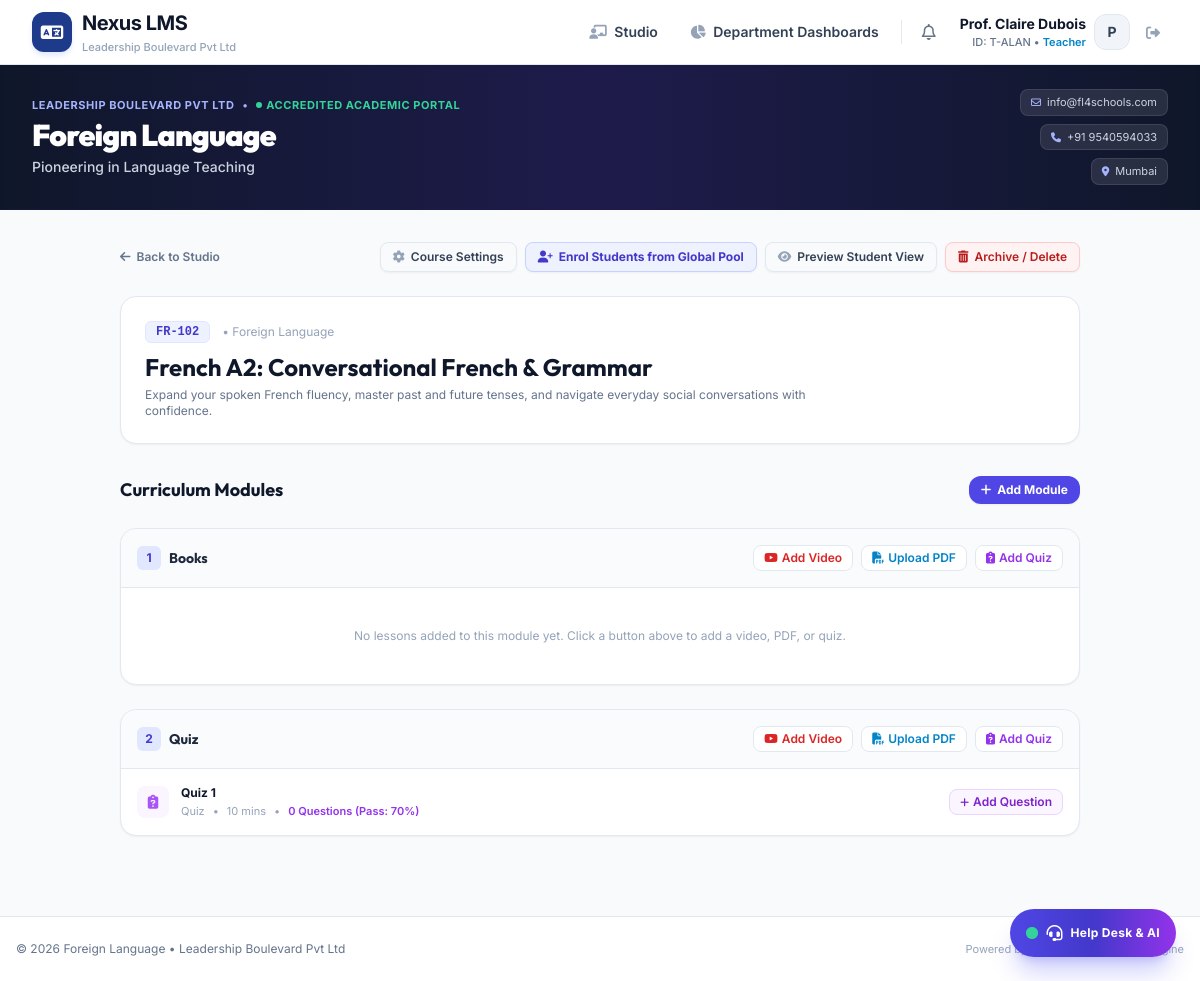
The page /teacher/course/2 (signed in) on the database as committed earlier.
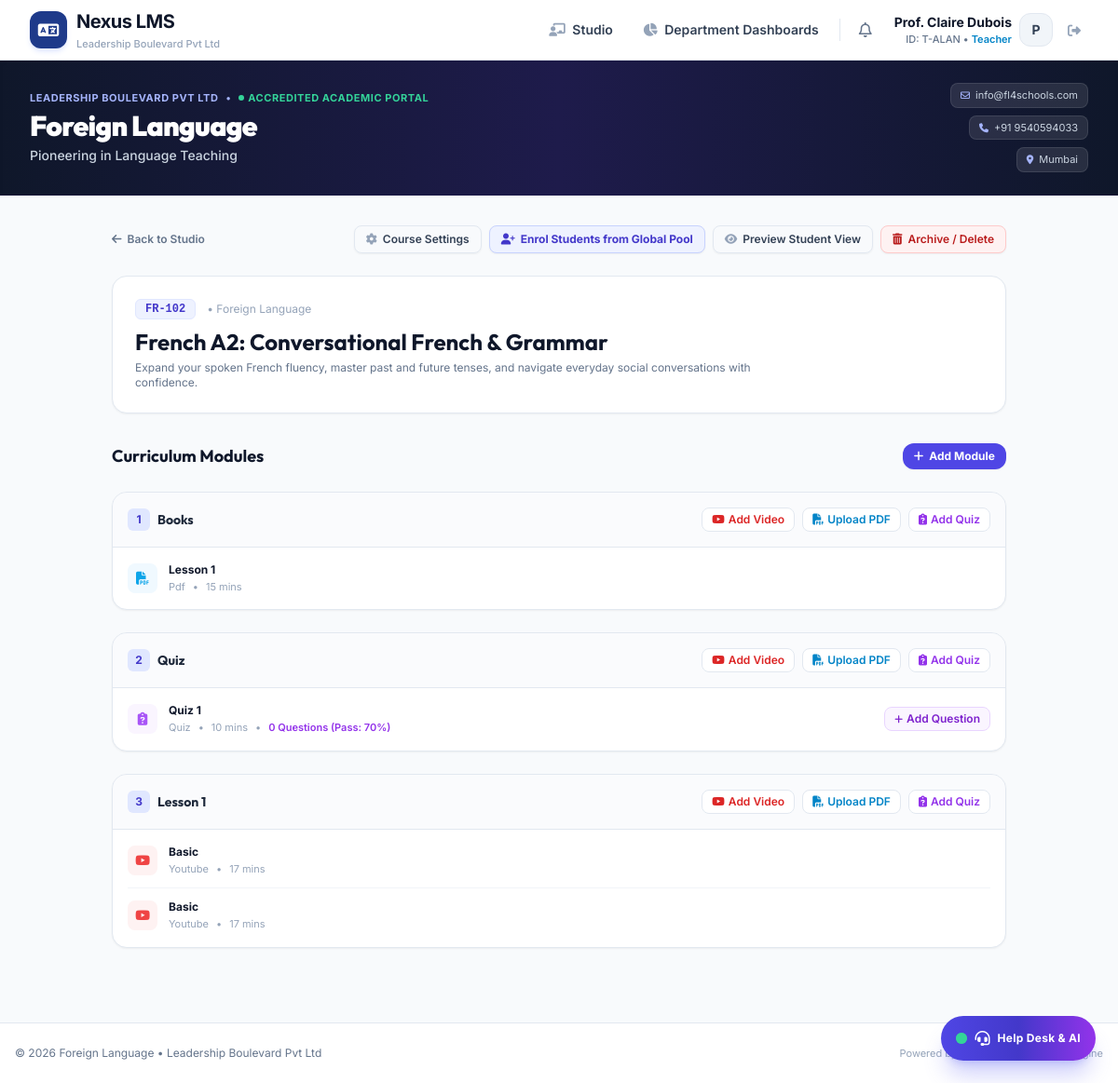
The same page on the database as committed later.
### tables this page shows
CREATE TABLE modules (
            id INTEGER PRIMARY KEY AUTOINCREMENT,
            course_id INTEGER NOT NULL,
            title TEXT NOT NULL,
            position INTEGER DEFAULT 1,
            FOREIGN KEY (course_id) REFERENCES courses(id) ON DELETE CASCADE
        );

CREATE TABLE quizzes (
            id INTEGER PRIMARY KEY AUTOINCREMENT,
            lesson_id INTEGER UNIQUE NOT NULL,
            passing_score INTEGER DEFAULT 70,          -- Percentage needed to pass
            created_at TIMESTAMP DEFAULT CURRENT_TIMESTAMP, time_limit_minutes INTEGER DEFAULT 10,
            FOREIGN KEY (lesson_id) REFERENCES lessons(id) ON DELETE CASCADE
        );

CREATE TABLE lessons (
            id INTEGER PRIMARY KEY AUTOINCREMENT,
            module_id INTEGER NOT NULL,
            title TEXT NOT NULL,
            content_type TEXT NOT NULL,                -- 'youtube', 'pdf', 'quiz'
            content_value TEXT,                        -- YouTube URL/ID or uploaded PDF filename or instructions
            position INTEGER DEFAULT 1,
            duration_minutes INTEGER DEFAULT 10,
            FOREIGN KEY (module_id) REFERENCES modules(id) ON DELETE CASCADE
        );

### app/routes/teacher_routes.py (the view)
@router.get("/teacher/course/{course_id}", response_class=HTMLResponse)
async def course_editor(request: Request, course_id: int):
    user = require_teacher_or_admin(request)
    with get_db() as conn:
        cursor = conn.cursor()
        cursor.execute("SELECT * FROM courses WHERE id = ?", (course_id,))
        course = cursor.fetchone()
        if not course:
            raise HTTPException(status_code=404, detail="Course not found")
        if user["role"] != "department_admin" and course["teacher_id"] != user["id"]:
            raise HTTPException(status_code=403, detail="You do not have permission to edit this course.")
        cursor.execute("SELECT * FROM modules WHERE course_id = ? ORDER BY position ASC, id ASC", (course_id,))
        modules_raw = cursor.fetchall()
        if not modules_raw:
            cursor.execute("INSERT INTO modules (course_id, title, position) VALUES (?, 'Module 1: General Lessons', 1)", (course_id,))
            cursor.execute("SELECT * FROM modules WHERE course_id = ? ORDER BY position ASC, id ASC", (course_id,))
            modules_raw = cursor.fetchall()
        modules = []
        for m in modules_raw:
            mod_dict = dict(m)
            cursor.execute("""
                SELECT l.*, q.id as quiz_id, q.passing_score,
                       (SELECT COUNT(*) FROM quiz_questions WHERE quiz_id = q.id) as question_count
                FROM lessons l
                LEFT JOIN quizzes q ON l.id = q.lesson_id
                WHERE l.module_id = ?
                ORDER BY l.position ASC, l.id ASC
            """, (m["id"],))
            mod_dict["lessons"] = [dict(l) for l in cursor.fetchall()]
            modules.append(mod_dict)
    return templates.TemplateResponse("course_editor.html", {
        "request": request,
        "user": user,
        "course": dict(course),
        "modules": modules
    })

### app/templates/course_editor.html (shortened to what the changed rows need)
{% extends "base.html" %}
{% block content %}
<div class="max-w-5xl mx-auto px-4 sm:px-6 lg:px-8 py-8">
    <div class="bg-white rounded-2xl border border-slate-200 p-6 shadow-sm mb-8">
        <h1 class="text-2xl font-bold text-slate-900">{{ course.title }}</h1>
    </div>
    <div class="space-y-6">
        <div class="flex justify-between items-center">
            <h2 class="text-lg font-bold text-slate-900">Curriculum Modules</h2>
        </div>
        {% if modules %}
            {% for mod in modules %}
            <div class="bg-white rounded-2xl border border-slate-200 shadow-sm overflow-hidden">
                <div class="p-4 bg-slate-50/70 border-b border-slate-200 flex justify-between items-center">
                    <div class="flex items-center space-x-2">
                        <span class="w-6 h-6 rounded-md bg-indigo-100 text-indigo-700 text-xs font-bold flex items-center justify-center">
                            {{ loop.index }}
                        </span>
                        <h3 class="font-bold text-slate-800 text-sm">{{ mod.title }}</h3>
                    </div>
                    <div class="flex items-center space-x-2">
                        <button onclick="openAddLessonModal({{ mod.id }}, 'youtube')" class="inline-flex items-center space-x-1 px-2.5 py-1 bg-white border border-slate-200 text-red-600 hover:border-red-300 rounded-lg text-xs font-semibold transition">
                            <i class="fa-brands fa-youtube"></i> <span>Add Video</span>
                        </button>
                        <button onclick="openAddLessonModal({{ mod.id }}, 'pdf')" class="inline-flex items-center space-x-1 px-2.5 py-1 bg-white border border-slate-200 text-sky-600 hover:border-sky-300 rounded-lg text-xs font-semibold transition">
                            <i class="fa-solid fa-file-pdf"></i> <span>Upload PDF</span>
                        </button>
                        <button onclick="openAddLessonModal({{ mod.id }}, 'quiz')" class="inline-flex items-center space-x-1 px-2.5 py-1 bg-white border border-slate-200 text-purple-600 hover:border-purple-300 rounded-lg text-xs font-semibold transition">
                            <i class="fa-solid fa-clipboard-question"></i> <span>Add Quiz</span>
                        </button>
                    </div>
                </div>
                <div class="p-4 divide-y divide-slate-100">
                    {% if mod.lessons %}
                        {% for les in mod.lessons %}
                        <div class="py-3 first:pt-0 last:pb-0 flex items-center justify-between">
                            <div class="flex items-center space-x-3">
                                <span class="w-8 h-8 rounded-lg flex items-center justify-center {% if les.content_type == 'youtube' %}bg-red-50 text-red-500{% elif les.content_type == 'pdf' %}bg-sky-50 text-sky-500{% else %}bg-purple-50 text-purple-500{% endif %}">
                                    {% if les.content_type == 'youtube' %}
                                        <i class="fa-brands fa-youtube text-sm"></i>
                                    {% elif les.content_type == 'pdf' %}
                                        <i class="fa-solid fa-file-pdf text-sm"></i>
                                    {% else %}
                                        <i class="fa-solid fa-clipboard-question text-sm"></i>
                                    {% endif %}
                                </span>
                                <div>
                                    <p class="font-bold text-slate-900 text-xs">{{ les.title }}</p>
                                    <div class="flex items-center space-x-2 text-[11px] text-slate-400 mt-0.5">
                                        <span class="capitalize">{{ les.content_type }}</span>
                                        <span>&bull;</span>
                                        <span>{{ les.duration_minutes }} mins</span>
                                        {% if les.content_type == 'quiz' %}
                                            <span>&bull;</span>
                                            <span class="text-purple-600 font-semibold">{{ les.question_count }} Questions (Pass: {{ les.passing_score }}%)</span>
                                        {% endif %}
                                    </div>
                                </div>
                            </div>
                            {% if les.content_type == 'quiz' %}
                            <button onclick="openAddQuestionModal({{ les.quiz_id }})" class="inline-flex items-center space-x-1 px-2.5 py-1 rounded-lg bg-purple-50 text-purple-700 text-xs font-semibold hover:bg-purple-100 transition border border-purple-200">
                                <i class="fa-solid fa-plus text-[10px]"></i>
                                <span>Add Question</span>
                            </button>
                            {% endif %}
                        </div>
                        {% endfor %}
                    {% else %}
                        <div class="py-6 text-center text-slate-400 text-xs">
                            No lessons added to this module yet. Click a button above to add a video, PDF, or quiz.
                        </div>
                    {% endif %}
                </div>
            </div>
            {% endfor %}
        {% endif %}
    </div>
</div>
{% endblock %}

Rows that differ between the two databases and show on the page:
shown differently, row unchanged: modules "Books": no longer shows "No lessons added to this module yet. Click a button above to add a video, PDF, or quiz."
added lessons: title "Lesson 1", content_type "Pdf", duration_minutes "15", shown under modules "Books"
added modules: title "Lesson 1"
added lessons: title "Basic", content_type "Youtube", duration_minutes "17", shown under "Lesson 1"
added lessons: title "Basic", content_type "Youtube", duration_minutes "17", shown under "Lesson 1"
